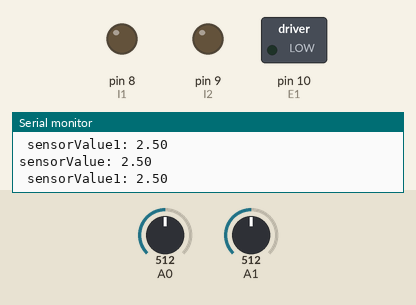
The sketch below on a simulated Arduino Uno, built with avr-gcc and run on an emulated ATmega328P. Parts: switched loads named in the sketch (green lamp = pin HIGH), output pins drawn as LEDs (lit = HIGH), the last lines printed to the serial monitor. Inputs (shaded band) come from the test bench; at power-on: A0 = 512, A1 = 512.

Above: at 1.3 s.
1.4 s: A0 set to 716
At 2.3 s:
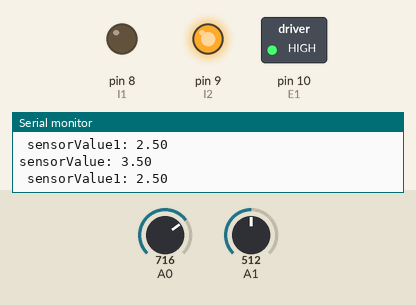
3.0 s: A1 set to 716
At 3.6 s:
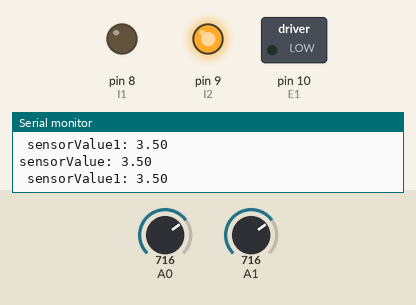
4.5 s: A1 set to 900
At 4.9 s:
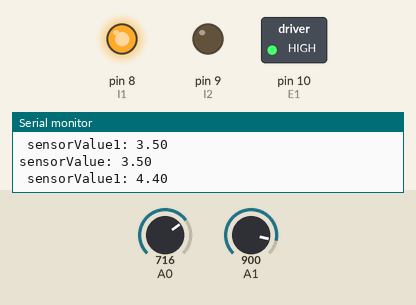
6.0 s: A0 set to 900
At 7.2 s:
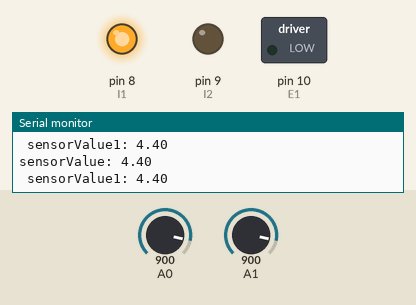
7.5 s: A0 set to 1023
At 8.6 s:
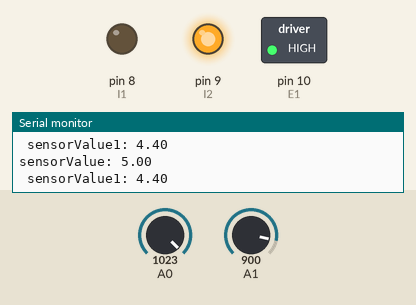
9.0 s: A0 set to 511
At 9.9 s:
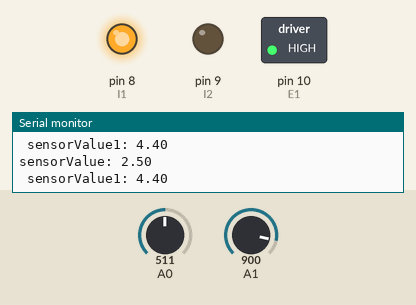
Timing chart, 0 to 11.5 s (numbered marks = the images above; inputs shaded):
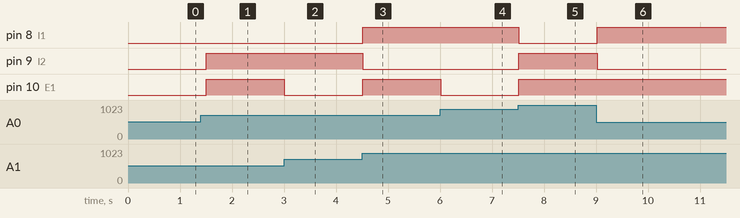

The sketch:

GearMotor.ino
```cpp
//Project Ekathra
//Rotating Solar Panel with Arduino and DC(Gear) Motor

#define E1 10  // Enable Pin for motor 1
#define I1 8  // Control pin 1 for motor 1
#define I2 9  // Control pin 2 for motor 1

//Gear motor mechanism = turns in one direction for I1 & I2, if we interchange status of I1 & I2 the direction o rotation changes.
void setup() {

  //set the pin mode for the motor to be an output

   pinMode(E1, OUTPUT);//Enable Pin
   pinMode(I1, OUTPUT);//Control Pin 1
   pinMode(I2, OUTPUT);//Control Pin 2

   Serial.begin(14400);//Serial Data rate transmission with computer,i.e 14400 bits per sec
}

void loop() {

// read the value from the sensor

 int leftsensorValue = analogRead(A0);//read the analogue voltage from left Ldr
 int rightsensorValue = analogRead(A1);////read the analogue voltage from right Ldr

// Convert the analog value into standard voltage

 float volt1=leftsensorValue*(5.0/1023.0);
 float volt2=rightsensorValue*(5.0/1023.0);


  if (volt1 > volt2){//if(leftsensval>rightsensval)--rotate left;
      //since intensity increases,,voltage increases
    digitalWrite(E1, 1);
    digitalWrite(I1, LOW);
    digitalWrite(I2, HIGH);

  }
  if (volt2 > volt1){//if(rightsensval>leftsensval)--rotate right;

    digitalWrite(E1, 1);
    digitalWrite(I1, HIGH);
    digitalWrite(I2, LOW);

  }

  if (volt2 == volt1) {//if left==right then do nothing =>turn off enable pin;
    digitalWrite(E1, LOW);
  }

  //print voltages

  Serial.print("sensorValue: ");
  Serial.println(volt1);
  Serial.print(' ');
  Serial.print("sensorValue1: ");
  Serial.println(volt2);
  Serial.print('\n');

  delay (500);
}
```

Measured:
- after the input at 1.4 s, pin 9 (I2), pin 10 (E1): LOW → HIGH after 0.10 s
- after the input at 3.0 s, pin 10 (E1): HIGH → LOW at once
- after the input at 4.5 s, pin 8 (I1), pin 10 (E1): LOW → HIGH at once; pin 9 (I2): HIGH → LOW at once
- after the input at 6.0 s, pin 10 (E1): HIGH → LOW at once
- after the input at 7.5 s, pin 8 (I1): HIGH → LOW at once; pin 9 (I2), pin 10 (E1): LOW → HIGH at once
- after the input at 9.0 s, pin 8 (I1): LOW → HIGH at once; pin 9 (I2): HIGH → LOW at once
